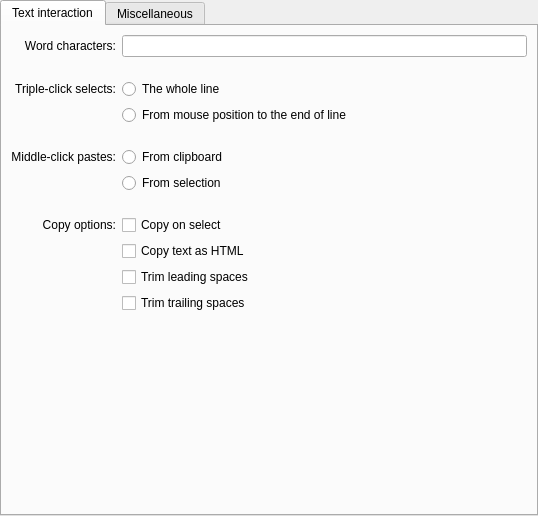
<?xml version="1.0" encoding="UTF-8"?>
<ui version="4.0">
 <class>EditProfileMousePage</class>
 <widget class="QWidget" name="EditProfileMousePage">
  <property name="geometry">
   <rect>
    <x>0</x>
    <y>0</y>
    <width>538</width>
    <height>516</height>
   </rect>
  </property>
  <layout class="QVBoxLayout">
   <property name="leftMargin">
    <number>0</number>
   </property>
   <property name="topMargin">
    <number>0</number>
   </property>
   <property name="rightMargin">
    <number>0</number>
   </property>
   <property name="bottomMargin">
    <number>0</number>
   </property>
   <item>
    <widget class="QTabWidget" name="tabWidget">
     <property name="currentIndex">
      <number>0</number>
     </property>
     <widget class="QWidget" name="tab">
      <attribute name="title">
       <string>Text interaction</string>
      </attribute>
      <layout class="QVBoxLayout" name="verticalLayout">
       <property name="spacing">
        <number>0</number>
       </property>
       <item>
        <layout class="QGridLayout">
         <property name="spacing">
          <number>6</number>
         </property>
         <item row="0" column="0">
          <widget class="QLabel" name="label_11">
           <property name="toolTip">
            <string comment="@info:tooltip">Characters which are considered part of a word when double-clicking to select whole words in the terminal.</string>
           </property>
           <property name="text">
            <string>Word characters:</string>
           </property>
           <property name="alignment">
            <set>Qt::AlignRight|Qt::AlignTrailing|Qt::AlignVCenter</set>
           </property>
           <property name="buddy">
            <cstring>wordCharacterEdit</cstring>
           </property>
          </widget>
         </item>
         <item row="0" column="1">
          <widget class="QLineEdit" name="wordCharacterEdit">
           <property name="font">
            <font>
             <family>Monospace</family>
            </font>
           </property>
           <property name="toolTip">
            <string comment="@info:tooltip">Characters which are considered part of a word when double-clicking to select whole words in the terminal.</string>
           </property>
          </widget>
         </item>
         <item row="1" column="1">
          <spacer>
           <property name="orientation">
            <enum>Qt::Vertical</enum>
           </property>
           <property name="sizeType">
            <enum>QSizePolicy::Fixed</enum>
           </property>
           <property name="sizeHint" stdset="0">
            <size>
             <width>20</width>
             <height>16</height>
            </size>
           </property>
          </spacer>
         </item>
         <item row="2" column="0">
          <widget class="QLabel" name="label_17">
           <property name="text">
            <string>Triple-click selects:</string>
           </property>
           <property name="alignment">
            <set>Qt::AlignRight|Qt::AlignTrailing|Qt::AlignVCenter</set>
           </property>
          </widget>
         </item>
         <item row="2" column="1">
          <widget class="QRadioButton" name="tripleClickSelectsTheWholeLine">
           <property name="text">
            <string>The whole line</string>
           </property>
           <attribute name="buttonGroup">
            <string notr="true">tripleClickMode</string>
           </attribute>
          </widget>
         </item>
         <item row="3" column="1">
          <widget class="QRadioButton" name="tripleClickSelectsFromMousePosition">
           <property name="text">
            <string>From mouse position to the end of line</string>
           </property>
           <attribute name="buttonGroup">
            <string notr="true">tripleClickMode</string>
           </attribute>
          </widget>
         </item>
         <item row="4" column="1">
          <spacer>
           <property name="orientation">
            <enum>Qt::Vertical</enum>
           </property>
           <property name="sizeType">
            <enum>QSizePolicy::Fixed</enum>
           </property>
           <property name="sizeHint" stdset="0">
            <size>
             <width>20</width>
             <height>16</height>
            </size>
           </property>
          </spacer>
         </item>
         <item row="5" column="0">
          <widget class="QLabel" name="label_13">
           <property name="text">
            <string>Middle-click pastes:</string>
           </property>
           <property name="alignment">
            <set>Qt::AlignRight|Qt::AlignTrailing|Qt::AlignVCenter</set>
           </property>
          </widget>
         </item>
         <item row="5" column="1">
          <widget class="QRadioButton" name="pasteFromClipboardButton">
           <property name="text">
            <string>From clipboard</string>
           </property>
           <attribute name="buttonGroup">
            <string notr="true">pasteFrom</string>
           </attribute>
          </widget>
         </item>
         <item row="6" column="1">
          <widget class="QRadioButton" name="pasteFromX11SelectionButton">
           <property name="text">
            <string>From selection</string>
           </property>
           <attribute name="buttonGroup">
            <string notr="true">pasteFrom</string>
           </attribute>
          </widget>
         </item>
         <item row="7" column="1">
          <spacer>
           <property name="orientation">
            <enum>Qt::Vertical</enum>
           </property>
           <property name="sizeType">
            <enum>QSizePolicy::Fixed</enum>
           </property>
           <property name="sizeHint" stdset="0">
            <size>
             <width>20</width>
             <height>16</height>
            </size>
           </property>
          </spacer>
         </item>
         <item row="8" column="0">
          <widget class="QLabel" name="label">
           <property name="text">
            <string>Copy options:</string>
           </property>
           <property name="alignment">
            <set>Qt::AlignRight|Qt::AlignTrailing|Qt::AlignVCenter</set>
           </property>
          </widget>
         </item>
         <item row="8" column="1">
          <widget class="QCheckBox" name="copyTextToClipboardButton">
           <property name="toolTip">
            <string>Automatically copy selected text into clipboard</string>
           </property>
           <property name="text">
            <string>Copy on select</string>
           </property>
          </widget>
         </item>
         <item row="9" column="1">
          <widget class="QCheckBox" name="copyTextAsHTMLButton">
           <property name="toolTip">
            <string>Copy text as HTML (including formatting, font faces, colors... etc)</string>
           </property>
           <property name="text">
            <string>Copy text as HTML</string>
           </property>
          </widget>
         </item>
         <item row="10" column="1">
          <widget class="QCheckBox" name="trimLeadingSpacesButton">
           <property name="toolTip">
            <string>Trim leading spaces in selected text, useful in some instances</string>
           </property>
           <property name="text">
            <string>Trim leading spaces</string>
           </property>
          </widget>
         </item>
         <item row="11" column="1">
          <widget class="QCheckBox" name="trimTrailingSpacesButton">
           <property name="toolTip">
            <string>Trim trailing spaces in selected text, useful in some instances</string>
           </property>
           <property name="text">
            <string>Trim trailing spaces</string>
           </property>
          </widget>
         </item>
        </layout>
       </item>
       <item>
        <spacer>
         <property name="orientation">
          <enum>Qt::Vertical</enum>
         </property>
         <property name="sizeHint" stdset="0">
          <size>
           <width>20</width>
           <height>0</height>
          </size>
         </property>
        </spacer>
       </item>
      </layout>
     </widget>
     <widget class="QWidget" name="tab_2">
      <attribute name="title">
       <string comment="Items that do not fit in other categories">Miscellaneous</string>
      </attribute>
      <layout class="QVBoxLayout" name="verticalLayout_2">
       <property name="spacing">
        <number>0</number>
       </property>
       <item>
        <layout class="QGridLayout" columnstretch="0,0,0,0">
         <property name="spacing">
          <number>6</number>
         </property>
         <item row="1" column="0">
          <spacer>
           <property name="orientation">
            <enum>Qt::Horizontal</enum>
           </property>
           <property name="sizeType">
            <enum>QSizePolicy::Fixed</enum>
           </property>
           <property name="sizeHint" stdset="0">
            <size>
             <width>16</width>
             <height>20</height>
            </size>
           </property>
          </spacer>
         </item>
         <item row="4" column="2">
          <widget class="QLineEdit" name="linkEscapeSequenceTexts">
           <property name="toolTip">
            <string>The formats of possible links, like http://, https:// and file://</string>
           </property>
          </widget>
         </item>
         <item row="6" column="0" colspan="4">
          <widget class="QCheckBox" name="ctrlRequiredForDragButton">
           <property name="toolTip">
            <string>Selected text will require control key plus click to drag.</string>
           </property>
           <property name="text">
            <string>Require Ctrl key for drag &amp;&amp; drop</string>
           </property>
          </widget>
         </item>
         <item row="9" column="0" colspan="4">
          <widget class="QCheckBox" name="enableAlternateScrollingButton">
           <property name="toolTip">
            <string>Mouse scroll wheel will emulate up/down key presses in programs that use the Alternate Screen buffer (e.g. less)</string>
           </property>
           <property name="text">
            <string>Enable Alternate Screen buffer scrolling</string>
           </property>
          </widget>
         </item>
         <item row="0" column="0" colspan="4">
          <widget class="QCheckBox" name="underlineLinksButton">
           <property name="toolTip">
            <string>Text recognized as a link or an email address will be underlined when hovered by the mouse pointer.</string>
           </property>
           <property name="text">
            <string>Underline links</string>
           </property>
          </widget>
         </item>
         <item row="4" column="0">
          <spacer name="horizontalSpacer">
           <property name="orientation">
            <enum>Qt::Horizontal</enum>
           </property>
           <property name="sizeType">
            <enum>QSizePolicy::Fixed</enum>
           </property>
           <property name="sizeHint" stdset="0">
            <size>
             <width>16</width>
             <height>20</height>
            </size>
           </property>
          </spacer>
         </item>
         <item row="5" column="0" colspan="4">
          <widget class="QCheckBox" name="underlineFilesButton">
           <property name="toolTip">
            <string>Text recognized as a file will be underlined when hovered by the mouse pointer.</string>
           </property>
           <property name="text">
            <string>Underline files</string>
           </property>
          </widget>
         </item>
         <item row="7" column="0" colspan="4">
          <widget class="QCheckBox" name="dropUrlsAsText">
           <property name="toolTip">
            <string>Always paste dropped files and URLs as text without offering move, copy and link actions.</string>
           </property>
           <property name="text">
            <string>Disable drag &amp;&amp; drop menu for files &amp;&amp; URLs</string>
           </property>
          </widget>
         </item>
         <item row="3" column="0" colspan="4">
          <widget class="QCheckBox" name="allowLinkEscapeSequenceButton">
           <property name="text">
            <string>Allow escape sequences for links</string>
           </property>
          </widget>
         </item>
         <item row="8" column="0" colspan="4">
          <widget class="QCheckBox" name="enableMouseWheelZoomButton">
           <property name="toolTip">
            <string>Pressing Ctrl+scrollwheel will increase/decrease the text size.</string>
           </property>
           <property name="text">
            <string>Allow Ctrl+scrollwheel to zoom text size</string>
           </property>
          </widget>
         </item>
         <item row="4" column="1">
          <widget class="QLabel" name="label_2">
           <property name="text">
            <string>Allowed link formats</string>
           </property>
          </widget>
         </item>
         <item row="1" column="1" colspan="3">
          <widget class="QCheckBox" name="openLinksByDirectClickButton">
           <property name="enabled">
            <bool>false</bool>
           </property>
           <property name="sizePolicy">
            <sizepolicy hsizetype="Minimum" vsizetype="Fixed">
             <horstretch>0</horstretch>
             <verstretch>0</verstretch>
            </sizepolicy>
           </property>
           <property name="toolTip">
            <string>Text recognized as a file, link or an email address can be opened by direct mouse click.</string>
           </property>
           <property name="text">
            <string>Open by direct click</string>
           </property>
          </widget>
         </item>
        </layout>
       </item>
       <item>
        <spacer>
         <property name="orientation">
          <enum>Qt::Vertical</enum>
         </property>
         <property name="sizeHint" stdset="0">
          <size>
           <width>20</width>
           <height>0</height>
          </size>
         </property>
        </spacer>
       </item>
      </layout>
     </widget>
    </widget>
   </item>
  </layout>
 </widget>
 <tabstops>
  <tabstop>tabWidget</tabstop>
 </tabstops>
 <resources/>
 <connections>
  <connection>
   <sender>allowLinkEscapeSequenceButton</sender>
   <signal>clicked(bool)</signal>
   <receiver>linkEscapeSequenceTexts</receiver>
   <slot>setEnabled(bool)</slot>
   <hints>
    <hint type="sourcelabel">
     <x>193</x>
     <y>109</y>
    </hint>
    <hint type="destinationlabel">
     <x>218</x>
     <y>151</y>
    </hint>
   </hints>
  </connection>
 </connections>
 <buttongroups>
  <buttongroup name="pasteFrom"/>
  <buttongroup name="tripleClickMode"/>
 </buttongroups>
</ui>
